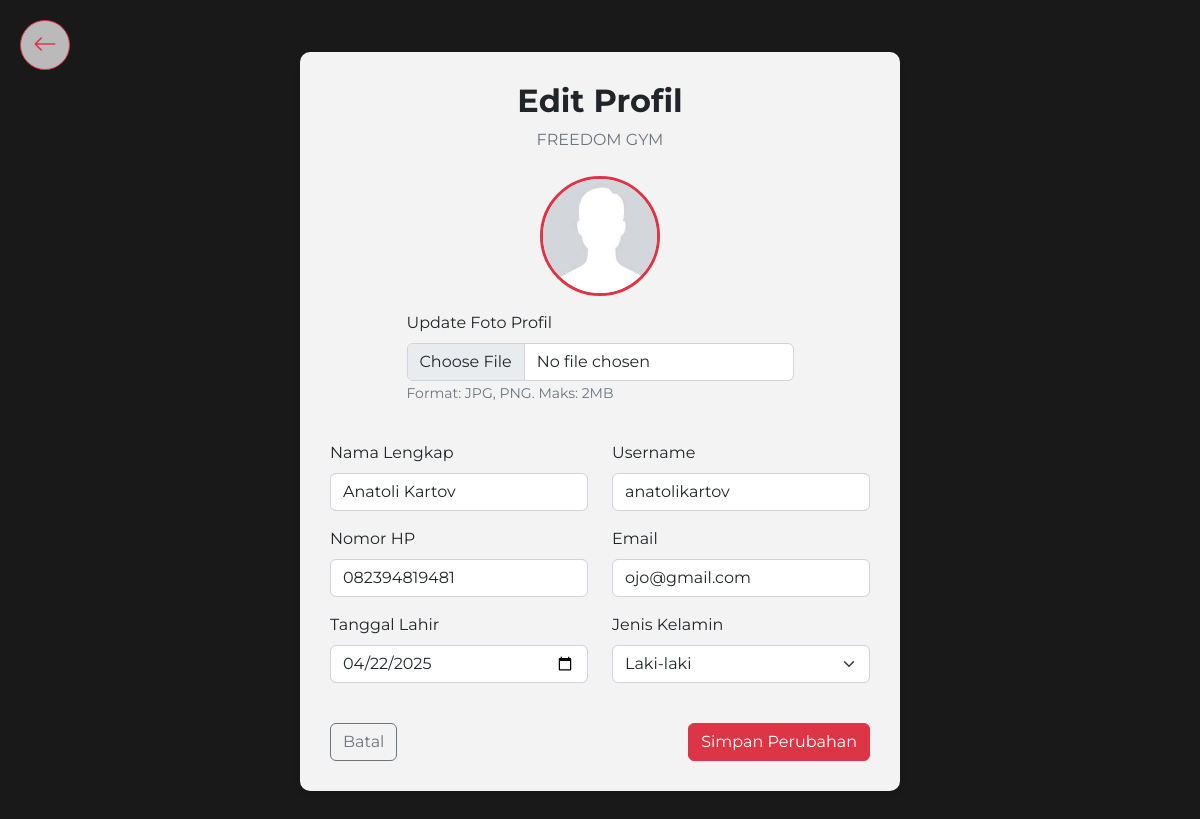
The app's page /editProfile.php (signed in) with its own data.
### tables this page shows
CREATE TABLE `membership` (
  `id` int(11) NOT NULL,
  `nama` varchar(255) NOT NULL,
  `nomorHP` varchar(20) NOT NULL,
  `email` varchar(100) NOT NULL,
  `alamat` text NOT NULL,
  `tanggalLahir` date NOT NULL,
  `jenisKelamin` enum('Laki-laki','Perempuan','Lainnya') NOT NULL,
  `jenisMembership` enum('Visit','Individual','Squad') NOT NULL,
  `tanggalMulai` date NOT NULL,
  `durasiMembership` enum('1 Bulan','3 Bulan','6 Bulan','12 Bulan') NOT NULL,
  `metodePembayaran` enum('Tunai','Transfer Bank','QRIS') NOT NULL,
  `fotoDiri` varchar(255) NOT NULL DEFAULT 'assets/img/default-profile.png',
  `catatanKesehatan` text DEFAULT NULL,
  `namaKontakDarurat` varchar(255) NOT NULL,
  `nomorKontakDarurat` varchar(20) NOT NULL,
  `persetujuan` tinyint(1) NOT NULL,
  `tanggalDaftar` timestamp NOT NULL DEFAULT current_timestamp(),
  `username` varchar(50) DEFAULT NULL,
  `password` varchar(255) DEFAULT NULL
);

### editProfile.php (the view, shortened to what this page needs)
<?php
$servername = "localhost";
$username = "root";
$password = "";
$dbname = "gym";
$conn = new mysqli($servername, $username, $password, $dbname);
$user_id = $_SESSION['user_id'];
$sql = "SELECT * FROM membership WHERE id = ?";
$stmt = $conn->prepare($sql);
$stmt->bind_param("i", $user_id);
$stmt->execute();
$result = $stmt->get_result();
$userData = $result->fetch_assoc();
function getBaseUrl() {
    $protocol = isset($_SERVER['HTTPS']) && $_SERVER['HTTPS'] === 'on' ? 'https://' : 'http://';
    $host = $_SERVER['HTTP_HOST'];
    $baseDir = dirname($_SERVER['SCRIPT_NAME']);
    $baseDir = $baseDir === '/' ? '' : $baseDir;
    return $protocol . $host . $baseDir;
}
$baseUrl = getBaseUrl();
$relativeDefaultPhoto = "assets/img/default-profile.png";
$defaultPhoto = $baseUrl . '/' . $relativeDefaultPhoto;
?>
<!DOCTYPE html>
<html lang="en">
<head>
    <link href="https://cdn.jsdelivr.net/npm/bootstrap@5.2.3/dist/css/bootstrap.min.css" rel="stylesheet">
    <link href="https://cdn.jsdelivr.net/npm/bootstrap-icons@1.10.0/font/bootstrap-icons.css" rel="stylesheet">
</head>
<body>
    <div class="edit-container">
        <a href="cekMembership.php" class="btn btn-back">
            <i class="bi bi-arrow-left fs-4"></i>
        </a>
        <div class="text-center mb-4">
            <h2 class="fw-bold">Edit Profil</h2>
            <p class="text-muted">FREEDOM GYM</p>
        </div>
        <form action="<?php echo htmlspecialchars($_SERVER["PHP_SELF"]); ?>" method="POST" enctype="multipart/form-data">
            <div class="photo-section">
                <?php
                $photoPath = isset($userData['fotoDiri']) && !empty($userData['fotoDiri']) ? $userData['fotoDiri'] : "";
                function isPhotoAccessible($path) {
                    $relativePath = ltrim($path, '/');
                    $docRootPath = $_SERVER['DOCUMENT_ROOT'] . '/' . $relativePath;
                    $scriptDirPath = dirname(__FILE__) . '/' . $relativePath;
                    return file_exists($path) || file_exists($docRootPath) || file_exists($scriptDirPath);
                }
                if (!isPhotoAccessible($photoPath)) {
                    $photoPath = $defaultPhoto;
                }
                ?>
                <img src="<?php echo htmlspecialchars($photoPath); ?>"
                     alt="Current Photo"
                     class="current-photo"
                     data-default="<?php echo htmlspecialchars($defaultPhoto); ?>"
                     onerror="this.src=this.getAttribute('data-default')">
                <div class="mb-3">
                    <label for="fotoDiri" class="form-label">Update Foto Profil</label>
                    <input type="file" class="form-control" id="fotoDiri" name="fotoDiri" accept="image/*">
                    <small class="text-muted">Format: JPG, PNG. Maks: 2MB</small>
                </div>
            </div>
            <div class="row">
                <div class="col-md-6 mb-3">
                    <label for="nama" class="form-label">Nama Lengkap</label>
                    <input type="text" class="form-control" id="nama" name="nama" value="<?php echo htmlspecialchars($userData['nama']); ?>" required>
                </div>
                <div class="col-md-6 mb-3">
                    <label for="username" class="form-label">Username</label>
                    <input type="text" class="form-control" id="username" name="username" value="<?php echo htmlspecialchars($userData['username']); ?>" required>
                </div>
            </div>
            <div class="row">
                <div class="col-md-6 mb-3">
                    <label for="nomorHP" class="form-label">Nomor HP</label>
                    <input type="text" class="form-control" id="nomorHP" name="nomorHP" value="<?php echo htmlspecialchars($userData['nomorHP']); ?>" required>
                </div>
                <div class="col-md-6 mb-3">
                    <label for="email" class="form-label">Email</label>
                    <input type="email" class="form-control" id="email" name="email" value="<?php echo htmlspecialchars($userData['email']); ?>" required>
                </div>
            </div>
            <div class="row">
                <div class="col-md-6 mb-3">
                    <label for="tanggalLahir" class="form-label">Tanggal Lahir</label>
                    <input type="date" class="form-control" id="tanggalLahir" name="tanggalLahir" value="<?php echo htmlspecialchars($userData['tanggalLahir']); ?>" required>
                </div>
                <div class="col-md-6 mb-3">
                    <label for="jenisKelamin" class="form-label">Jenis Kelamin</label>
                    <select class="form-select" id="jenisKelamin" name="jenisKelamin" required>
                        <option value="Laki-laki" <?php echo ($userData['jenisKelamin'] == 'Laki-laki') ? 'selected' : ''; ?>>Laki-laki</option>
                    </select>
                </div>
            </div>
            <div class="d-flex justify-content-between mt-4">
                <a href="cekMembership.php" class="btn btn-outline-secondary">Batal</a>
                <button type="submit" class="btn btn-primary">Simpan Perubahan</button>
            </div>
        </form>
    </div>
</body>
</html>

### editProfile.php (style rules this page uses)
body { font-family: 'Montserrat', sans-serif; background-image: url('assets/img/hero/h1_hero.png'); background-size: cover; background-position: center; background-attachment: fixed; background-color: rgba(0, 0, 0, 0.9); background-blend-mode: lighten; min-height: 100vh; display: flex; align-items: center; justify-content: center; padding: 2rem 0; }
.edit-container { background-color: rgba(255, 255, 255, 0.95); border-radius: 10px; box-shadow: 0 4px 6px rgba(0,0,0,0.1); max-width: 600px; width: 100%; padding: 30px; margin: 20px auto; }
.btn-primary { background-color: #dc3545; border-color: #dc3545; transition: all 0.3s ease; }
.btn-outline-secondary { color: #6c757d; border-color: #6c757d; }
.btn-back { position: absolute; top: 20px; left: 20px; background-color: rgba(255, 255, 255, 0.7); border: 1px solid #dc3545; color: #dc3545; border-radius: 50%; width: 50px; height: 50px; display: flex; align-items: center; justify-content: center; transition: all 0.3s ease; }
.current-photo { width: 120px; height: 120px; border-radius: 60px; object-fit: cover; margin-bottom: 15px; border: 3px solid #dc3545; }
.photo-section { display: flex; flex-direction: column; align-items: center; margin-bottom: 20px; }

### records on screen
membership: nama "Anatoli Kartov", username "anatolikartov", nomorHP "082394819481", email "ojo@gmail.com", tanggalLahir "04/22/2025", jenisKelamin "Laki-laki"
